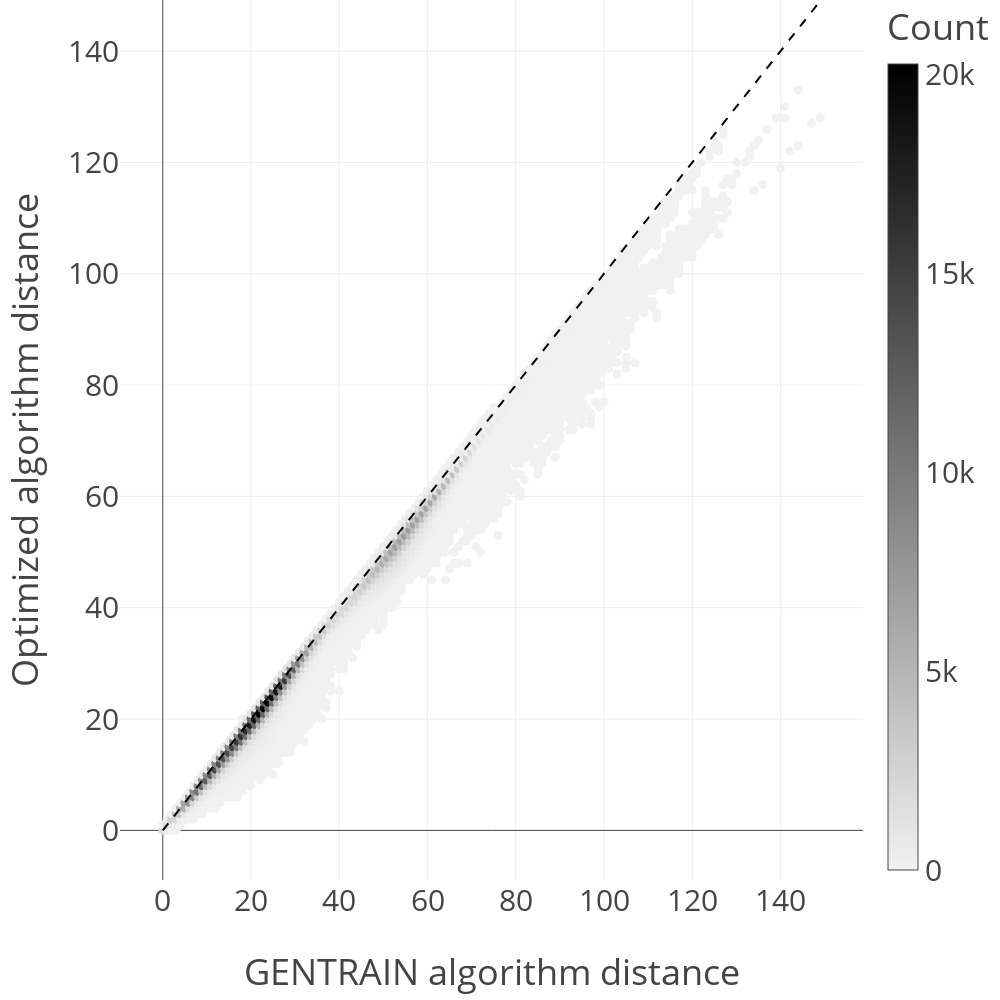

Notebook code for this chart:
### Code cell
gentrain_flatten = distance_matrix_gentrain.flatten()
optimized_flatten = distance_matrix_optimized.flatten()
data = pd.DataFrame({
    'gentrain': gentrain_flatten,
    'optimized': optimized_flatten
})


data = data.groupby(['gentrain', 'optimized']).size().reset_index(name='count')

fig = px.scatter(data, x='gentrain', y='optimized', color='count', color_continuous_scale=[[0, "#f1f1f1"], [1, "#000000"]], labels={'count': 'Count'})

fig.add_shape(
    type='line',
    x0=min(gentrain_flatten.min(), optimized_flatten.min()),
    y0=min(gentrain_flatten.min(), optimized_flatten.min()),
    x1=max(gentrain_flatten.max(), optimized_flatten.max()),
    y1=max(gentrain_flatten.max(), optimized_flatten.max()),
    line=dict(color='black', width=2, dash='dash'),
    name='y = x',
)
fig.update_layout(width=1000, height=1000,template="presentation",font=dict(size=30),  xaxis=dict(
        title=dict(
            text='GENTRAIN algorithm distance',
            standoff=40
        ),
        tickangle=0
    ),
    margin=dict(l=120,r=0,t=0,b=120),
    yaxis=dict(
        title=dict(
            text='Optimized algorithm distance',
            standoff=40
        ),
        tickangle=0
    ),)
fig.show()

### Figure 1 — Plotly figure (JSON) as saved in the notebook; plotly's stock layout.template omitted (floating-point values rounded to 4 significant figures; data arrays with more than 128 entries replaced by an {"elided": "..."} marker saying what was removed)
{"data": [{"hovertemplate": "gentrain=%{x}<br>optimized=%{y}<br>Count=%{marker.color}<extra></extra>", "legendgroup": "", "marker": {"color": {"elided": "1826 int values"}, "coloraxis": "coloraxis", "symbol": "circle"}, "mode": "markers", "name": "", "showlegend": false, "type": "scattergl", "x": {"elided": "1826 int values"}, "xaxis": "x", "y": {"elided": "1826 int values"}, "yaxis": "y"}], "layout": {"coloraxis": {"colorbar": {"title": {"text": "Count"}}, "colorscale": [[0, "#f1f1f1"], [1, "#000000"]]}, "font": {"size": 30}, "height": 1000, "legend": {"tracegroupgap": 0}, "margin": {"b": 120, "l": 120, "r": 0, "t": 0}, "shapes": [{"line": {"color": "black", "dash": "dash", "width": 2}, "name": "y = x", "type": "line", "x0": 0, "x1": 149, "y0": 0, "y1": 149}], "width": 1000, "xaxis": {"anchor": "y", "autorange": true, "domain": [0, 1], "range": [-9.702, 158.7], "tickangle": 0, "title": {"standoff": 40, "text": "GENTRAIN algorithm distance"}, "type": "linear"}, "yaxis": {"anchor": "x", "autorange": true, "domain": [0, 1], "range": [-8.915, 149.2], "tickangle": 0, "title": {"standoff": 40, "text": "Optimized algorithm distance"}, "type": "linear"}}}
